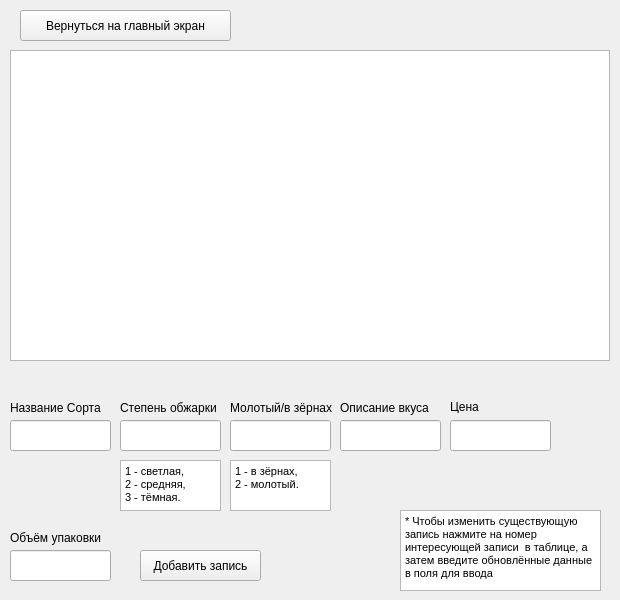
<?xml version="1.0" encoding="UTF-8"?>
<ui version="4.0">
 <class>Cappuccino</class>
 <widget class="QWidget" name="Cappuccino">
  <property name="geometry">
   <rect>
    <x>0</x>
    <y>0</y>
    <width>620</width>
    <height>600</height>
   </rect>
  </property>
  <property name="windowTitle">
   <string>Cappuccino</string>
  </property>
  <widget class="QTableWidget" name="tableWidget">
   <property name="geometry">
    <rect>
     <x>10</x>
     <y>50</y>
     <width>600</width>
     <height>311</height>
    </rect>
   </property>
  </widget>
  <widget class="QLabel" name="label">
   <property name="geometry">
    <rect>
     <x>10</x>
     <y>400</y>
     <width>91</width>
     <height>16</height>
    </rect>
   </property>
   <property name="text">
    <string>Название Сорта</string>
   </property>
  </widget>
  <widget class="QLabel" name="label_2">
   <property name="geometry">
    <rect>
     <x>120</x>
     <y>400</y>
     <width>101</width>
     <height>16</height>
    </rect>
   </property>
   <property name="text">
    <string>Степень обжарки</string>
   </property>
  </widget>
  <widget class="QTextBrowser" name="textBrowser">
   <property name="geometry">
    <rect>
     <x>120</x>
     <y>460</y>
     <width>101</width>
     <height>51</height>
    </rect>
   </property>
   <property name="html">
    <string>&lt;!DOCTYPE HTML PUBLIC &quot;-//W3C//DTD HTML 4.0//EN&quot; &quot;http://www.w3.org/TR/REC-html40/strict.dtd&quot;&gt;
&lt;html&gt;&lt;head&gt;&lt;meta name=&quot;qrichtext&quot; content=&quot;1&quot; /&gt;&lt;style type=&quot;text/css&quot;&gt;
p, li { white-space: pre-wrap; }
&lt;/style&gt;&lt;/head&gt;&lt;body style=&quot; font-family:'MS Shell Dlg 2'; font-size:8.25pt; font-weight:400; font-style:normal;&quot;&gt;
&lt;p style=&quot; margin-top:0px; margin-bottom:0px; margin-left:0px; margin-right:0px; -qt-block-indent:0; text-indent:0px;&quot;&gt;1 - светлая,&lt;/p&gt;
&lt;p style=&quot; margin-top:0px; margin-bottom:0px; margin-left:0px; margin-right:0px; -qt-block-indent:0; text-indent:0px;&quot;&gt;2 - средняя,&lt;/p&gt;
&lt;p style=&quot; margin-top:0px; margin-bottom:0px; margin-left:0px; margin-right:0px; -qt-block-indent:0; text-indent:0px;&quot;&gt;3 - тёмная.&lt;/p&gt;&lt;/body&gt;&lt;/html&gt;</string>
   </property>
  </widget>
  <widget class="QLabel" name="label_3">
   <property name="geometry">
    <rect>
     <x>230</x>
     <y>400</y>
     <width>111</width>
     <height>16</height>
    </rect>
   </property>
   <property name="text">
    <string>Молотый/в зёрнах</string>
   </property>
  </widget>
  <widget class="QTextBrowser" name="textBrowser_2">
   <property name="geometry">
    <rect>
     <x>230</x>
     <y>460</y>
     <width>101</width>
     <height>51</height>
    </rect>
   </property>
   <property name="html">
    <string>&lt;!DOCTYPE HTML PUBLIC &quot;-//W3C//DTD HTML 4.0//EN&quot; &quot;http://www.w3.org/TR/REC-html40/strict.dtd&quot;&gt;
&lt;html&gt;&lt;head&gt;&lt;meta name=&quot;qrichtext&quot; content=&quot;1&quot; /&gt;&lt;style type=&quot;text/css&quot;&gt;
p, li { white-space: pre-wrap; }
&lt;/style&gt;&lt;/head&gt;&lt;body style=&quot; font-family:'MS Shell Dlg 2'; font-size:8.25pt; font-weight:400; font-style:normal;&quot;&gt;
&lt;p style=&quot; margin-top:0px; margin-bottom:0px; margin-left:0px; margin-right:0px; -qt-block-indent:0; text-indent:0px;&quot;&gt;1 - в зёрнах,&lt;/p&gt;
&lt;p style=&quot; margin-top:0px; margin-bottom:0px; margin-left:0px; margin-right:0px; -qt-block-indent:0; text-indent:0px;&quot;&gt;2 - молотый.&lt;/p&gt;
&lt;p style=&quot;-qt-paragraph-type:empty; margin-top:0px; margin-bottom:0px; margin-left:0px; margin-right:0px; -qt-block-indent:0; text-indent:0px;&quot;&gt;&lt;br /&gt;&lt;/p&gt;&lt;/body&gt;&lt;/html&gt;</string>
   </property>
  </widget>
  <widget class="QLabel" name="label_4">
   <property name="geometry">
    <rect>
     <x>340</x>
     <y>400</y>
     <width>101</width>
     <height>16</height>
    </rect>
   </property>
   <property name="text">
    <string>Описание вкуса</string>
   </property>
  </widget>
  <widget class="QLabel" name="label_5">
   <property name="geometry">
    <rect>
     <x>450</x>
     <y>400</y>
     <width>47</width>
     <height>13</height>
    </rect>
   </property>
   <property name="text">
    <string>Цена</string>
   </property>
  </widget>
  <widget class="QLabel" name="label_6">
   <property name="geometry">
    <rect>
     <x>10</x>
     <y>530</y>
     <width>91</width>
     <height>16</height>
    </rect>
   </property>
   <property name="text">
    <string>Объём упаковки</string>
   </property>
  </widget>
  <widget class="QPushButton" name="pushButton">
   <property name="geometry">
    <rect>
     <x>140</x>
     <y>550</y>
     <width>121</width>
     <height>31</height>
    </rect>
   </property>
   <property name="text">
    <string>Добавить запись</string>
   </property>
  </widget>
  <widget class="QPushButton" name="pushButton_2">
   <property name="geometry">
    <rect>
     <x>20</x>
     <y>10</y>
     <width>211</width>
     <height>31</height>
    </rect>
   </property>
   <property name="text">
    <string>Вернуться на главный экран</string>
   </property>
  </widget>
  <widget class="QTextBrowser" name="textBrowser_3">
   <property name="geometry">
    <rect>
     <x>400</x>
     <y>510</y>
     <width>201</width>
     <height>81</height>
    </rect>
   </property>
   <property name="html">
    <string>&lt;!DOCTYPE HTML PUBLIC &quot;-//W3C//DTD HTML 4.0//EN&quot; &quot;http://www.w3.org/TR/REC-html40/strict.dtd&quot;&gt;
&lt;html&gt;&lt;head&gt;&lt;meta name=&quot;qrichtext&quot; content=&quot;1&quot; /&gt;&lt;style type=&quot;text/css&quot;&gt;
p, li { white-space: pre-wrap; }
&lt;/style&gt;&lt;/head&gt;&lt;body style=&quot; font-family:'MS Shell Dlg 2'; font-size:8.25pt; font-weight:400; font-style:normal;&quot;&gt;
&lt;p style=&quot; margin-top:0px; margin-bottom:0px; margin-left:0px; margin-right:0px; -qt-block-indent:0; text-indent:0px;&quot;&gt;* Чтобы изменить существующую запись нажмите на номер интересующей записи  в таблице, а затем введите обновлённые данные в поля для ввода&lt;/p&gt;&lt;/body&gt;&lt;/html&gt;</string>
   </property>
  </widget>
  <widget class="QLineEdit" name="name">
   <property name="geometry">
    <rect>
     <x>10</x>
     <y>420</y>
     <width>101</width>
     <height>31</height>
    </rect>
   </property>
  </widget>
  <widget class="QLineEdit" name="roasting">
   <property name="geometry">
    <rect>
     <x>120</x>
     <y>420</y>
     <width>101</width>
     <height>31</height>
    </rect>
   </property>
  </widget>
  <widget class="QLineEdit" name="condition">
   <property name="geometry">
    <rect>
     <x>230</x>
     <y>420</y>
     <width>101</width>
     <height>31</height>
    </rect>
   </property>
  </widget>
  <widget class="QLineEdit" name="taste">
   <property name="geometry">
    <rect>
     <x>340</x>
     <y>420</y>
     <width>101</width>
     <height>31</height>
    </rect>
   </property>
  </widget>
  <widget class="QLineEdit" name="price">
   <property name="geometry">
    <rect>
     <x>450</x>
     <y>420</y>
     <width>101</width>
     <height>31</height>
    </rect>
   </property>
  </widget>
  <widget class="QLineEdit" name="volume">
   <property name="geometry">
    <rect>
     <x>10</x>
     <y>550</y>
     <width>101</width>
     <height>31</height>
    </rect>
   </property>
  </widget>
  <widget class="QLabel" name="warning">
   <property name="geometry">
    <rect>
     <x>16</x>
     <y>370</y>
     <width>591</width>
     <height>20</height>
    </rect>
   </property>
   <property name="text">
    <string/>
   </property>
  </widget>
 </widget>
 <resources/>
 <connections/>
</ui>
